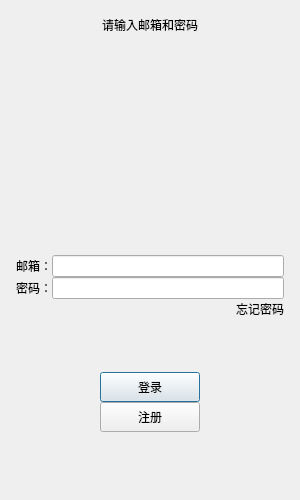
<?xml version="1.0" encoding="UTF-8"?>
<ui version="4.0">
 <class>loginDialog</class>
 <widget class="QDialog" name="loginDialog">
  <property name="geometry">
   <rect>
    <x>0</x>
    <y>0</y>
    <width>300</width>
    <height>500</height>
   </rect>
  </property>
  <property name="minimumSize">
   <size>
    <width>300</width>
    <height>500</height>
   </size>
  </property>
  <property name="maximumSize">
   <size>
    <width>543</width>
    <height>706</height>
   </size>
  </property>
  <property name="windowTitle">
   <string>Dialog</string>
  </property>
  <layout class="QVBoxLayout" name="verticalLayout_2">
   <item>
    <layout class="QVBoxLayout" name="verticalLayout_4" stretch="1,1">
     <property name="spacing">
      <number>0</number>
     </property>
     <item>
      <layout class="QVBoxLayout" name="verticalLayout_3" stretch="1,8">
       <property name="spacing">
        <number>0</number>
       </property>
       <item>
        <widget class="QLabel" name="err_tip">
         <property name="text">
          <string>请输入邮箱和密码</string>
         </property>
         <property name="alignment">
          <set>Qt::AlignmentFlag::AlignCenter</set>
         </property>
        </widget>
       </item>
       <item>
        <widget class="QLabel" name="head_pic">
         <property name="text">
          <string/>
         </property>
         <property name="alignment">
          <set>Qt::AlignmentFlag::AlignCenter</set>
         </property>
        </widget>
       </item>
      </layout>
     </item>
     <item>
      <layout class="QVBoxLayout" name="verticalLayout">
       <property name="leftMargin">
        <number>5</number>
       </property>
       <property name="topMargin">
        <number>5</number>
       </property>
       <property name="rightMargin">
        <number>5</number>
       </property>
       <property name="bottomMargin">
        <number>5</number>
       </property>
       <item>
        <layout class="QHBoxLayout" name="horizontalLayout">
         <item>
          <widget class="QLabel" name="enail_label">
           <property name="text">
            <string>邮箱：</string>
           </property>
          </widget>
         </item>
         <item>
          <widget class="QLineEdit" name="email_Edit"/>
         </item>
        </layout>
       </item>
       <item>
        <layout class="QHBoxLayout" name="horizontalLayout_3">
         <item>
          <widget class="QLabel" name="pass_label">
           <property name="text">
            <string>密码：</string>
           </property>
          </widget>
         </item>
         <item>
          <widget class="QLineEdit" name="pass_Edit"/>
         </item>
        </layout>
       </item>
       <item>
        <layout class="QHBoxLayout" name="horizontalLayout_6">
         <item>
          <spacer name="horizontalSpacer_5">
           <property name="orientation">
            <enum>Qt::Orientation::Horizontal</enum>
           </property>
           <property name="sizeHint" stdset="0">
            <size>
             <width>40</width>
             <height>20</height>
            </size>
           </property>
          </spacer>
         </item>
         <item>
          <widget class="cilcklabel" name="forget_label">
           <property name="text">
            <string>忘记密码</string>
           </property>
          </widget>
         </item>
        </layout>
       </item>
       <item>
        <spacer name="verticalSpacer_5">
         <property name="orientation">
          <enum>Qt::Orientation::Vertical</enum>
         </property>
         <property name="sizeHint" stdset="0">
          <size>
           <width>20</width>
           <height>40</height>
          </size>
         </property>
        </spacer>
       </item>
       <item>
        <layout class="QHBoxLayout" name="horizontalLayout_5">
         <item>
          <spacer name="horizontalSpacer_3">
           <property name="orientation">
            <enum>Qt::Orientation::Horizontal</enum>
           </property>
           <property name="sizeHint" stdset="0">
            <size>
             <width>40</width>
             <height>20</height>
            </size>
           </property>
          </spacer>
         </item>
         <item>
          <widget class="QPushButton" name="login_btn">
           <property name="minimumSize">
            <size>
             <width>100</width>
             <height>30</height>
            </size>
           </property>
           <property name="text">
            <string>登录</string>
           </property>
          </widget>
         </item>
         <item>
          <spacer name="horizontalSpacer_4">
           <property name="orientation">
            <enum>Qt::Orientation::Horizontal</enum>
           </property>
           <property name="sizeHint" stdset="0">
            <size>
             <width>40</width>
             <height>20</height>
            </size>
           </property>
          </spacer>
         </item>
        </layout>
       </item>
       <item>
        <layout class="QHBoxLayout" name="horizontalLayout_7">
         <item>
          <spacer name="horizontalSpacer">
           <property name="orientation">
            <enum>Qt::Orientation::Horizontal</enum>
           </property>
           <property name="sizeHint" stdset="0">
            <size>
             <width>40</width>
             <height>20</height>
            </size>
           </property>
          </spacer>
         </item>
         <item>
          <widget class="QPushButton" name="regie_btn">
           <property name="minimumSize">
            <size>
             <width>100</width>
             <height>30</height>
            </size>
           </property>
           <property name="text">
            <string>注册</string>
           </property>
          </widget>
         </item>
         <item>
          <spacer name="horizontalSpacer_2">
           <property name="orientation">
            <enum>Qt::Orientation::Horizontal</enum>
           </property>
           <property name="sizeHint" stdset="0">
            <size>
             <width>40</width>
             <height>20</height>
            </size>
           </property>
          </spacer>
         </item>
        </layout>
       </item>
       <item>
        <spacer name="verticalSpacer_6">
         <property name="orientation">
          <enum>Qt::Orientation::Vertical</enum>
         </property>
         <property name="sizeHint" stdset="0">
          <size>
           <width>20</width>
           <height>40</height>
          </size>
         </property>
        </spacer>
       </item>
      </layout>
     </item>
    </layout>
   </item>
  </layout>
 </widget>
 <customwidgets>
  <customwidget>
   <class>cilcklabel</class>
   <extends>QLabel</extends>
   <header>cilcklabel.h</header>
  </customwidget>
 </customwidgets>
 <resources/>
 <connections/>
</ui>
